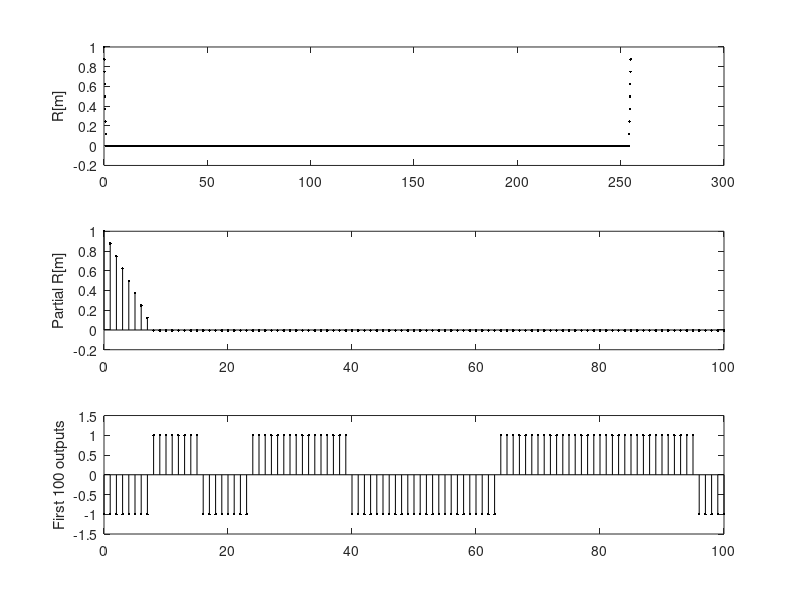

Write the MATLAB code that produced this figure.
clear all
close all
clc
pntaps = [0 1 1 1 0 0 0 1];         % shift register taps
pninitial = [0 0 0 0 0 0 0 1 ];      % initial shift register state
pndata = zeros(1,255);             % initialize output vector
samp_per_sym =8;                     % samples per symbol
pnregister = pninitial;             % initialize shift register
n = 0;                              % initialize counter
kk = 0;                             % set terminator indicator
while kk == 0
   n = n+1;                                  %   pndata(1,n) = pnregister(1,1);             % save output
   pndata(1,n) = pnregister(1,1);
   feedback = rem((pnregister*pntaps'),2);  % calculate feedback
   pnregister = [feedback,pnregister(1,1:7)];   % increment register
   if pnregister == pninitial; kk = 1; end      % reset termination
end
text = ['The period is ',num2str(n,15),'.'];
disp(text)                                  % display period
% pndata=replicate(pndata,samp_per_sym);      % replicate data
kn = n*samp_per_sym;%stem(pndata)                 % length of output vector   
pndata = 2*pndata - 1;                 % make output +/- one
% stem(pndata(1:101))
pp=pndata'*ones(1,samp_per_sym);
pp2=pp';
pp3=pp2(:)';
pndata=pp3;
stem(pndata(1:101))
a = fft(pndata);
b = a.*conj(a);                            % PSD of data
Rm = real(ifft(b))/kn;                % autocorrelation
x1 = (0:length(Rm)-1)/samp_per_sym;
x2 = 0:100;
% Now we can plot the results.
subplot(3,1,1)
plot(x1,Rm,'.k'); ylabel('R[m]')
subplot(3,1,2)
stem(x2,Rm(1:101),'.k'); ylabel('Partial R[m]')
subplot(3,1,3)
stem(x2,pndata(1:101),'.k'); ylabel('First 100 outputs')
axis([0 100 -1.5 1.5]);
